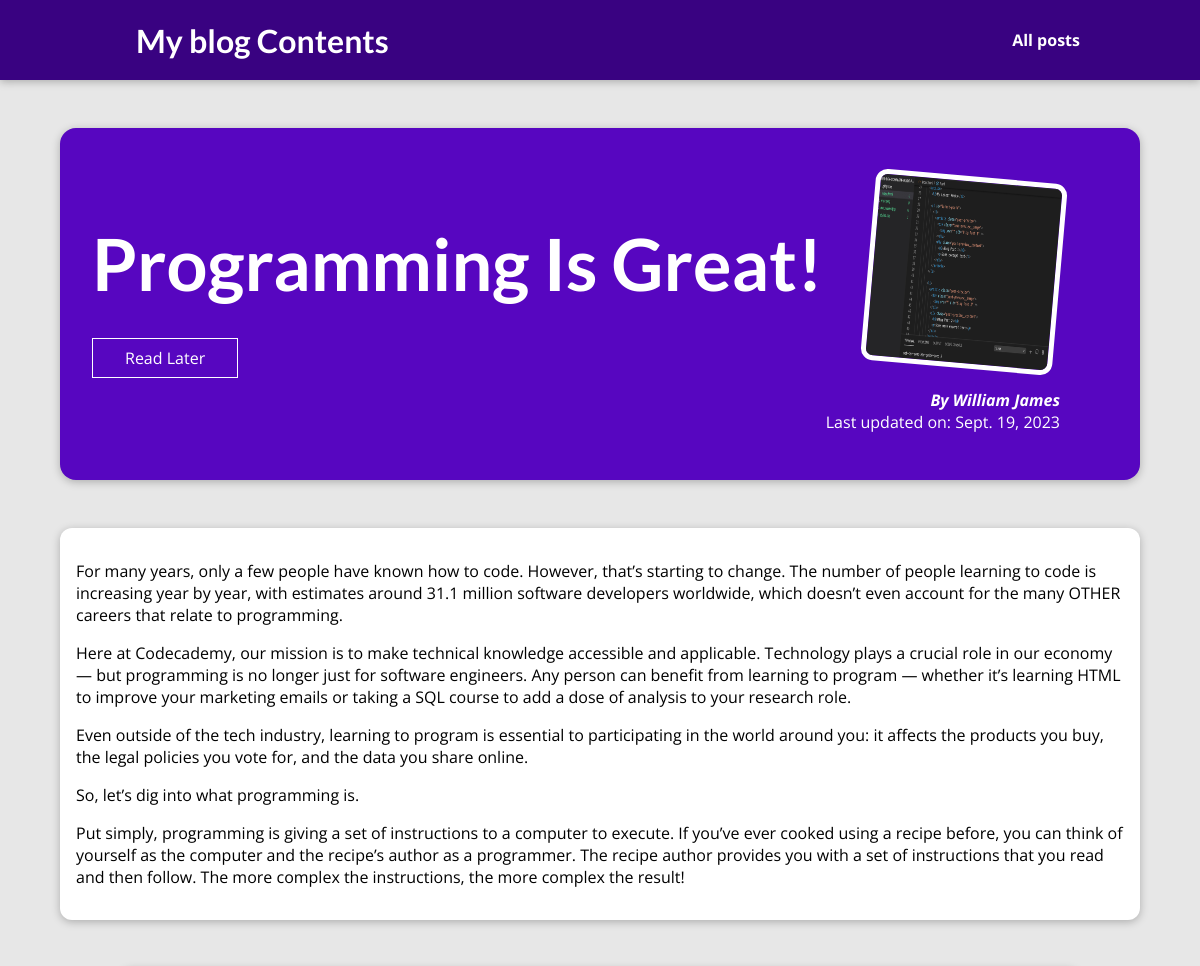
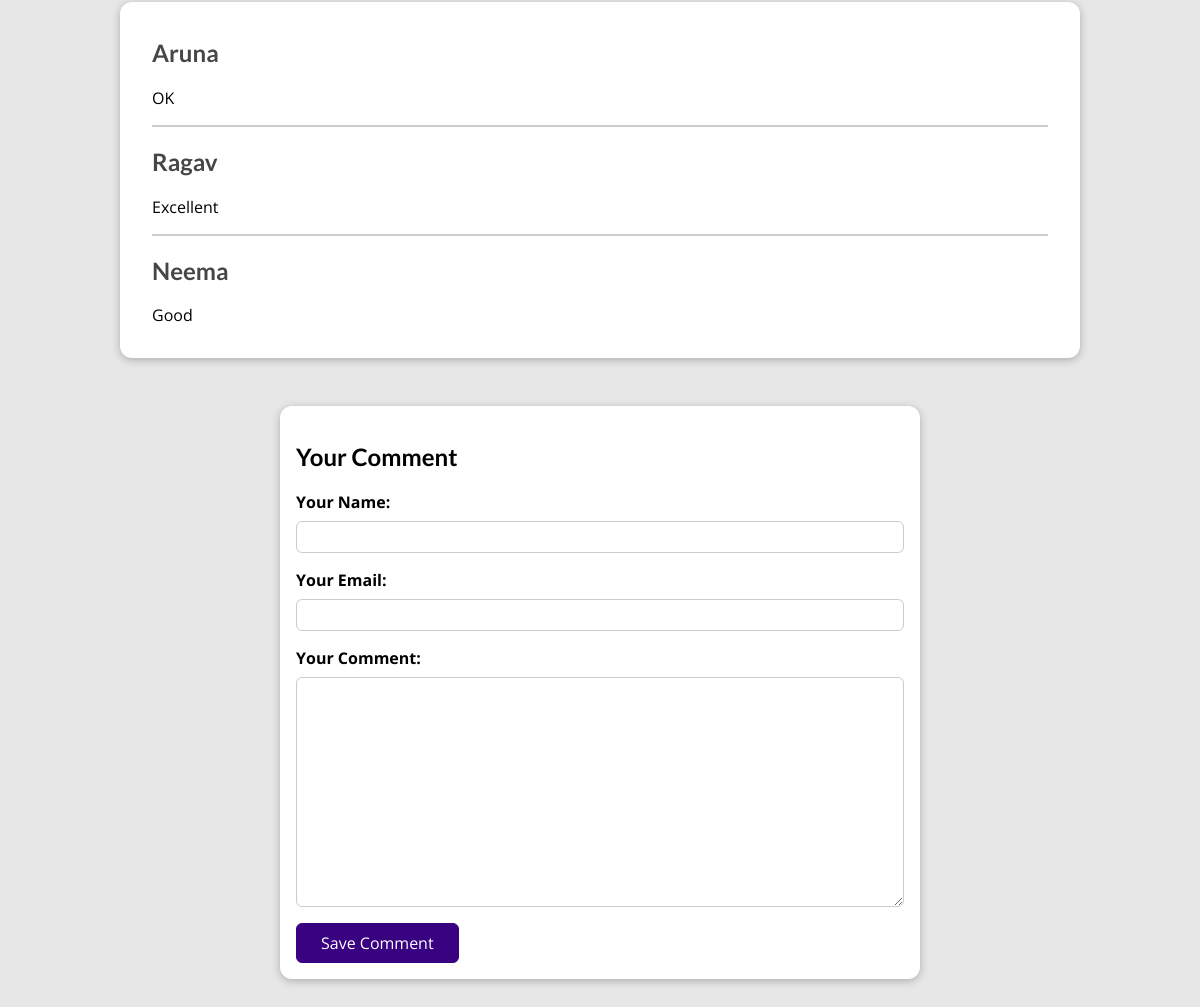
Page /posts/programming-is-fun on the committed database (2 pictures, top to bottom).
### blog/models.py (models this page shows, shortened)
class Post(models.Model):
    title=models.CharField(max_length=50)
    excerpt=models.CharField( max_length=200)
    image=models.ImageField(upload_to='images',null=True)
    date=models.DateField(auto_now=True)
    slug=models.SlugField(db_index=True,unique=True)
    content=models.TextField(validators=[MinLengthValidator(10)])
    author=models.ForeignKey(Author,on_delete=models.SET_NULL,null=True,related_name='posts')
    tags=models.ManyToManyField(Tag)

class Author(models.Model):
    first_name=models.CharField(max_length=100)
    last_name=models.CharField(max_length=100)
    email=models.EmailField()
    def full_name(self):
        return f"{self.first_name} {self.last_name}"
    def __str__(self):
        return self.full_name()

class Comments(models.Model):
    user_name=models.CharField(max_length=120)
    email=models.EmailField()
    text=models.TextField(max_length=300)
    post=models.ForeignKey(Post,on_delete=models.CASCADE)

### blog/views.py (the view, shortened to what this page needs)
# urls.py: path('posts/<slug:slug>' ,views.Post_detail.as_view(), name='post_detail'),
class Post_detail(View):
    def get(self,request,slug):
        form=CommentForm()
        result=Post.objects.get(slug=slug)
        comments=Comments.objects.filter(post=result).order_by('-id')
        return render(request,'blog/postdetail.html',{'postdetail':result,'form':form, 'comments':comments})

### blog/forms.py
class CommentForm(forms.ModelForm):
    class Meta:
        model=Comments
        fields='__all__'
        exclude=['post']
        labels={'user_name':'Your Name',
                'email':'Your Email',
                'text':'Your Comment'}

### blog/templates/blog/postdetail.html (shortened to what this page needs)
{% extends 'base.html'%}
{% load static %}
{%block css_files%}
   <link rel="stylesheet" href="{% static 'blog/postdetail.css'%}">
{%endblock%}
{%block content%}
    <section id='summary'>
        <h2>{{postdetail.title}}</h2>
        <div id='read-later'>
            <form action="{%url 'read-later'%}" method='POST'>
                <button>Read Later</button>
            </form>
        </div>
        <article>
            <img src="{{postdetail.image.url}}" alt="Post Title">
            <address> By {{postdetail.author| title}}</address>
            <div>
                Last updated on: {{postdetail.date}}
            </div>
        </article>
    </section>
    <main>
         {{postdetail.content|linebreaks}}
    </main>
    <section id="comments">
        <ul>
            {% for comment in comments%}
            <li>
                <h2>{{comment.user_name}}</h2>
                <p>{{comment.text | linebreaks}}</p>
            </li>
            {% endfor %}
        </ul>
    </section>
     <section id="comment-form" >
        <h2>Your Comment</h2>
            <form action="{% url 'post_detail' postdetail.slug %}" method='POST'>
                {% for field in form %}
                  <div class='form-control' {%if field.errors%}invalid{%endif%}>
                    {{field.label_tag}}
                    {{field}}
                  </div>
                {% endfor %}
                <button>Save Comment</button>
            </form>
     </section>
{%endblock%}

### templates/base.html (shortened to what this page needs)
{% load static %}
<!DOCTYPE html>
<html lang="en">
<head>
    <link rel="stylesheet" href="{% static 'app.css'%}">
    {%block css_files%} {%endblock%}
</head>
<body>
    <header id="main-navigation">
        <h1><a href="{%url 'starting_page'%}">My blog Contents</a></h1>
      <nav>
        <a href="{% url 'posts'  %}">All posts</a>
      </nav>
     </header>
    {% block content%}
    {% endblock %}
</body>
</html>

### static/app.css (style rules this page uses)
* { box-sizing: border-box; }
html { font-family: 'Open Sans', 'Lato', sans-serif; }
body { margin: 0; }
h1, h2, h3 { font-family: 'Lato', sans-serif; font-weight: bold; }
#main-navigation { width: 100%; height: 5rem; display: flex; justify-content: space-between; align-items: center; padding: 0 10%; position: absolute; top: 0; left: 0; }
#main-navigation a { text-decoration: none; color: white; font-weight: bold; margin-left: 1rem; }

### blog/static/blog/postdetail.css (style rules this page uses)
body { background-color: #e7e7e7; }
#main-navigation { background-color: #390281; box-shadow: 0 2px 8px rgba(0, 0, 0, 0.25); }
#summary { margin: 8rem auto 3rem auto; padding: 2rem; width: 90%; max-width: 90rem; border-radius: 16px; background-color: #5706c0; position: relative; box-shadow: 0 2px 8px rgba(0, 0, 0, 0.25); height: 22rem; }
#summary h2 { color: white; font-size: 4.5rem; margin-bottom: 0.25rem; }
#summary article { position: absolute; top: 2rem; right: 3rem; padding: 1rem 2rem; border-radius: 12px; text-align: right; color: white; }
#summary article img { width: 12rem; height: 12rem; border-radius: 12px; transform: rotateZ(5deg); border: 5px solid white; margin-bottom: 1rem; }
#summary address { font-weight: bold; }
#read-later { margin: 2rem 0; }
#read-later button { background-color: transparent; border: 1px solid white; padding: 0.5rem 2rem; font: inherit; color: white; cursor: pointer; }
main { width: 90%; max-width: 90rem; margin: 3rem auto; background-color: white; padding: 1rem; border-radius: 12px; box-shadow: 0 2px 8px rgba(0, 0, 0, 0.25); }
#comment-form { margin: 3rem auto; width: 90%; max-width: 40rem; border-radius: 12px; background-color: white; box-shadow: 0 2px 8px rgba(0, 0, 0, 0.25); padding: 1rem; }
#comment-form button { font: inherit; background-color: #390281; color: white; border: 1px solid #390281; padding: 0.5rem 1.5rem; border-radius: 6px; cursor: pointer; }
.form-control { margin-bottom: 1rem; }
.form-control label { font-weight: bold; margin-bottom: 0.5rem; display: block; }
.form-control input, .form-control textarea { display: block; width: 100%; font: inherit; padding: 0.25rem; border-radius: 6px; border: 1px solid #ccc; }
#comments { margin: 3rem auto; width: 90%; max-width: 60rem; border-radius: 12px; background-color: white; box-shadow: 0 2px 8px rgba(0, 0, 0, 0.25); padding: 1rem 2rem; }
#comments ul { list-style: none; margin: 0; padding: 0; }
#comments li { margin-bottom: 1rem; border-bottom: 2px solid #ccc; }
#comments li:last-of-type { border-bottom: none; }
#comments h2 { color: #464646; }

### rows in the picture
Post: title "Programming Is Great!", image (picture), author "William James", date "Sept. 19, 2023", content "For many years, only a few people have known how to code. However, that’s starting to change. The number of people learning to code is increasing year by year, with estimates around 31.1 million software developers worldwide, which doesn’t even account for the many OTHER careers that relate to programming. Here at Codecademy, our mission is to make technical knowledge accessible and applicable. Technology plays a crucial role in our economy — but programming is no longer just for software engineers. Any person can benefit from learning to program — whether it’s learning HTML to improve your marketing emails or taking a SQL course to add a dose of analysis to your research role. Even outside…"
Comments: user_name "Aruna", text "OK"
Comments: user_name "Ragav", text "Excellent"
Comments: user_name "Neema", text "Good"

### other values in the picture
{{ field.label_tag }} "Your Name:" "Your Email:" "Your Comment:"
